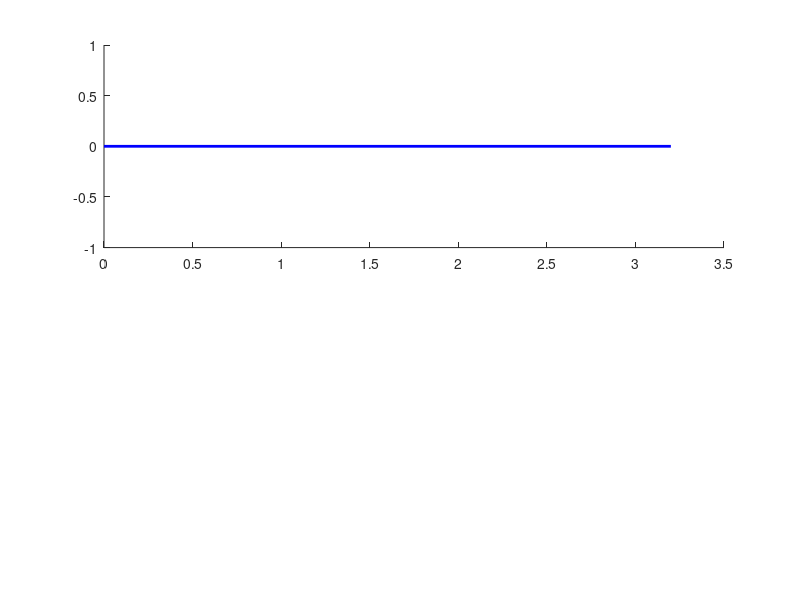

MATLAB code to generate this figure: (Note: this script raises an error after producing the figure.)
 clc; clear all;
L1=3.2;L2=20;L3=7.5;L0=5;L=20;
F_friction=5;
t=0:0.05:7;
ang_speed=2;
theta=ang_speed*t;
A=[0;0];
D=L0*[-3;1];
F=D+[-5;0];
B=L1*[cos(theta);sin(theta)];
alpha=atan(-1/3)+pi;
theta2=alpha-theta;
D_mag=5*sqrt(10);
E=sqrt((D_mag*cos(alpha)-L1*cos(theta)).^2+(D_mag*sin(alpha)-L1*sin(theta)).^2);
beta=acos((E.^2+L2^2-L3^2)./(2*E*L2));
gamma=-asin((D_mag*sin(alpha)-L1*sin(theta))./E)+pi;
omega=asin((L0-(L1*sin(theta)+L2*sin(gamma+beta)))/L3);
theta4 = pi - alpha + omega;
C=[(L1*cos(theta)+L2*cos(gamma+beta));(L1*sin(theta)+L2*sin(gamma+beta))];
delta=0.874553;
E=D+[(L*cos(omega+delta));(L*sin(omega+delta))];
G=E+[-5;0];
E_up=D+[(L*cos(omega+delta));(L*sin(omega+delta))+10];
E_down=D+[(L*cos(omega+delta));(L*sin(omega+delta))-10];
E_x=E(1,:);
E_y=E(2,:);
E_vx=diff(E_x)./diff(t);
E_vy=diff(E_y)./diff(t);
E_v=sqrt(E_vx.^2+E_vy.^2);
A_torque=(F_friction/ang_speed)*E_v;

Jacob = (L1/L3)*( (L3*sin(theta2-theta4) + D_mag*sin(theta2)) ./ (L1*sin(theta2-theta4) + D_mag*sin(theta4)) );
J_theta2 = (D_mag*L1*sin(theta4)/L3).*( (D_mag*cos(theta2) + L3*cos(theta2-theta4) - L1) ./ ((L1*sin(theta2-theta4) + D_mag*sin(theta4)).^2) );
J_theta4 = (D_mag*L1*sin(theta2)/L3).*( (D_mag*cos(theta4) + L1*cos(theta2-theta4) - L3) ./ ((L1*sin(theta2-theta4) + D_mag*sin(theta4)).^2) );
ang_acc_D = (ang_speed^2) * (J_theta2 + Jacob .* J_theta4);

for i=1:length(t)
    ani=subplot(2,1,1);
    L1_bar=line([A(1) B(1,i)],[A(2) B(2,i)], 'Color', 'blue', 'linewidth', 2);
    L2_bar=line([B(1,i) C(1,i)],[B(2,i) C(2,i)], 'Color', [0.5 0 0.5 0.8], 'linewidth', 2);
    L3_bar=line([C(1,i) D(1)],[C(2,i) D(2)], 'Color', 'c', 'linewidth', 2);
    L_bar_fixed=line([E_down(1,i) E_up(1,i)],[E_down(2,i) E_up(2,i)], 'Color', [0.8 1 0 0.25], 'linewidth', 3);
    L_bar=line([E_down(1,i) E_up(1,i)],[E_down(2,i) E_up(2,i)], 'Color', [0.4940 0.1840 0.5560], 'linewidth', 2);
    L4_bar=line([D(1) E(1,i)],[D(2) E(2,i)], 'Color', 'c', 'linewidth', 2);
    L5_bar=line([F(1) G(1,i)],[F(2) G(2,i)], 'Color', [1 0 1], 'linewidth', 2);
    L6_bar=line([G(1,i) E(1,i)],[G(2,i) E(2,i)], 'Color', [0.4940 0.1840 0.5560], 'linewidth', 2);
    A_circle=viscircles(A',0.15);
    B_circle=viscircles(B(:,i)',0.15);
    C_circle=viscircles(C(:,i)',0.15);
    D_circle=viscircles(D',0.15);
    E_circle=viscircles(E(:,i)',0.15);
    F_circle=viscircles(F',0.15);
    G_circle=viscircles(G(:,i)',0.15);
    axis(ani,'equal');
    set(gca,'XLim',[-35 5],'YLim',[-5 35]);
    str1='E';
    str2=['Time elapsed:' num2str(t(i)) ' s'];
    time=text(-2,6,str2);
    pause(0.0000005);
    if i<length(t)
        delete(A_circle);
        delete(B_circle);
        delete(C_circle);
        delete(D_circle);
        delete(E_circle);
        delete(F_circle);
        delete(G_circle);
        delete(L1_bar);
        delete(L2_bar);
        delete(L3_bar);
        delete(L4_bar);
        delete(L_bar);
        delete(L5_bar);
        delete(L6_bar);
        delete(time);
        
        torque=subplot(2,1,2);
        plot(torque,t(1:i),A_torque(1:i));
        set(torque,'XLim',[0 7],'YLim',[0 100]);
        xlabel(torque, 'Time (s)');
        ylabel(torque,'Torque (N-s)');
        title(torque,'Torque Required at Crank A');
        grid on;
        
    end
    
end